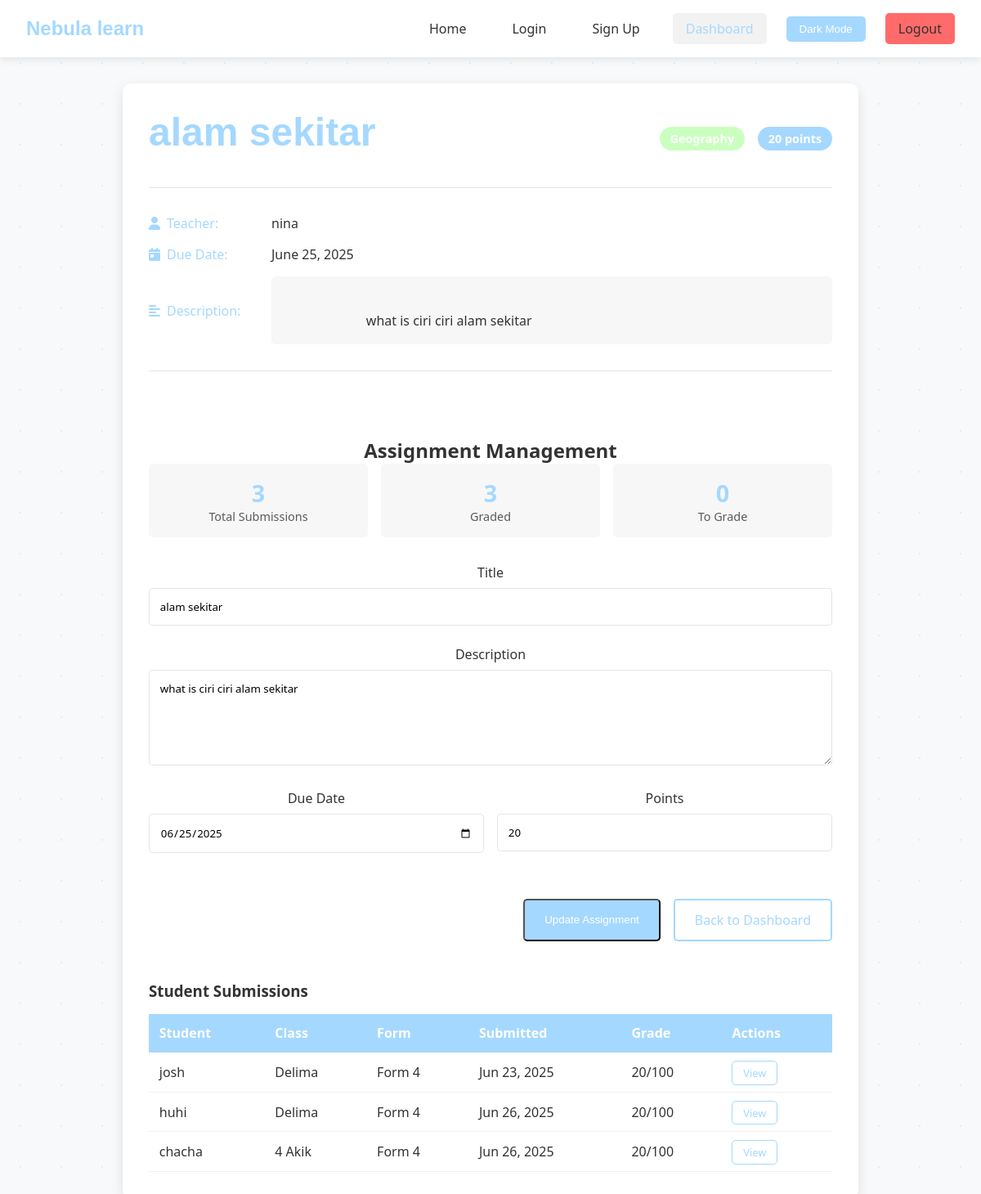
The page /Nebulalearn/assignment.php?id=4 (signed in) on the database its author committed.
### tables this page shows
CREATE TABLE `assignments` (
  `id` int(11) NOT NULL,
  `title` varchar(255) NOT NULL,
  `description` text DEFAULT NULL,
  `subject` varchar(100) NOT NULL,
  `due_date` date NOT NULL,
  `points` int(11) NOT NULL,
  `teacher_id` int(11) NOT NULL,
  `class` varchar(50) DEFAULT NULL,
  `form` varchar(10) DEFAULT NULL,
  `created_at` timestamp NOT NULL DEFAULT current_timestamp()
);

CREATE TABLE `teachers` (
  `id` int(11) NOT NULL,
  `email` varchar(255) NOT NULL,
  `username` varchar(50) NOT NULL,
  `password` varchar(255) NOT NULL,
  `school` varchar(255) NOT NULL,
  `created_at` timestamp NOT NULL DEFAULT current_timestamp()
);

CREATE TABLE `student_assignments` (
  `id` int(11) NOT NULL,
  `student_id` int(11) NOT NULL,
  `assignment_id` int(11) NOT NULL,
  `submission` text DEFAULT NULL,
  `grade` int(11) DEFAULT NULL,
  `submitted_at` timestamp NULL DEFAULT NULL
);

CREATE TABLE `students` (
  `id` int(11) NOT NULL,
  `email` varchar(255) NOT NULL,
  `username` varchar(50) NOT NULL,
  `password` varchar(255) NOT NULL,
  `class` varchar(50) NOT NULL,
  `form` varchar(10) NOT NULL,
  `streak` int(11) DEFAULT 0,
  `last_active_date` date DEFAULT NULL,
  `points` int(11) DEFAULT 0,
  `created_at` timestamp NOT NULL DEFAULT current_timestamp()
);

### Nebulalearn/functions.php (called while the page is built, shortened)
<?php
require_once 'db.php';
function isTeacher() {
    return isset($_SESSION['user_type']) && $_SESSION['user_type'] === 'teacher';
}
function isStudent() {
    return isset($_SESSION['user_type']) && $_SESSION['user_type'] === 'student';
}
function getAssignmentDetails($assignmentId) {
    global $conn;
    $stmt = $conn->prepare("
        SELECT a.*, t.username AS teacher_name
        FROM assignments a
        JOIN teachers t ON a.teacher_id = t.id
        WHERE a.id = ?
    ");
    $stmt->bind_param("i", $assignmentId);
    $stmt->execute();
    $result = $stmt->get_result();
    return $result->fetch_assoc();
}
function getAssignmentSubmissions($assignmentId) {
    global $conn;
    $stmt = $conn->prepare("
        SELECT sa.*, s.username AS student_name, s.class, s.form
        FROM student_assignments sa
        JOIN students s ON sa.student_id = s.id
        WHERE sa.assignment_id = ?
    ");
    $stmt->bind_param("i", $assignmentId);
    $stmt->execute();
    $result = $stmt->get_result();
    return $result->fetch_all(MYSQLI_ASSOC);
}
?>

### Nebulalearn/assignment.php (the view, shortened to what this page needs)
<?php
require_once 'functions.php';
$assignmentId = isset($_GET['id']) ? (int)$_GET['id'] : 0;
$assignment = getAssignmentDetails($assignmentId);
$submission = null;
$submissions = [];
if (isTeacher()) {
    $submissions = getAssignmentSubmissions($assignmentId);
}
?>
<!DOCTYPE html>
<html lang="en">
<head>
    <link rel="stylesheet" href="style.css">
    <link rel="stylesheet" href="https://cdnjs.cloudflare.com/ajax/libs/font-awesome/6.0.0-beta3/css/all.min.css">
</head>
<body>
    <nav class="navbar">
        <div class="logo">Nebula learn</div>
        <div class="nav-links">
            <a href="index.html">Home</a>
            <a href="login.php">Login</a>
            <a href="signup.php">Sign Up</a>
            <a href="<?php echo isTeacher() ? 'admin_dashboard.php' : 'user_dashboard.php'; ?>" class="active">Dashboard</a>
            <button id="theme-toggle">Dark Mode</button>
            <a href="logout.php" class="btn-logout">Logout</a>
        </div>
    </nav>
    <main class="assignment-container">
        <div class="assignment-header">
            <h1><?php echo htmlspecialchars($assignment['title']); ?></h1>
            <div class="assignment-meta">
                <span class="subject-badge"><?php echo htmlspecialchars($assignment['subject']); ?></span>
                <span class="points-badge"><?php echo $assignment['points']; ?> points</span>
            </div>
        </div>
        <div class="assignment-details">
            <div class="detail-row">
                <div class="detail-label"><i class="fas fa-user"></i> Teacher:</div>
                <div class="detail-value"><?php echo htmlspecialchars($assignment['teacher_name']); ?></div>
            </div>
            <div class="detail-row">
                <div class="detail-label"><i class="fas fa-calendar-day"></i> Due Date:</div>
                <div class="detail-value">
                    <?php echo date('F j, Y', strtotime($assignment['due_date'])); ?>
                </div>
            </div>
            <?php if (!empty($assignment['description'])): ?>
                <div class="detail-row">
                    <div class="detail-label"><i class="fas fa-align-left"></i> Description:</div>
                    <div class="detail-value assignment-description">
                        <?php echo nl2br(htmlspecialchars($assignment['description'])); ?>
                    </div>
                </div>
            <?php endif; ?>
        </div>
        <?php if (isStudent()): ?>
            <div class="assignment-submission">
                <h2>Your Submission</h2>
                <?php if ($submission && $submission['grade'] !== null): ?>
                    <div class="grade-display">
                        <h3>Your Grade: <span><?php echo $submission['grade']; ?>/100</span></h3>
                        <?php if ($submission['grade'] >= 80): ?>
                            <p class="feedback excellent">Excellent work! Keep it up!</p>
                        <?php elseif ($submission['grade'] >= 60): ?>
                            <p class="feedback good">Good job! You're on the right track.</p>
                        <?php else: ?>
                            <p class="feedback improve">Review the material and try to improve next time.</p>
                        <?php endif; ?>
                    </div>
                <?php endif; ?>
                <form method="POST" class="submission-form">
                    <div class="form-group">
                        <label for="content">Your Work:</label>
                        <textarea id="content" name="content" rows="10" required><?php
                            echo $submission ? htmlspecialchars($submission['submission']) : '';
                        ?></textarea>
                    </div>
                    <div class="form-actions">
                        <button type="submit" name="submit_assignment" class="btn btn-primary">
                            <?php echo $submission ? 'Update Submission' : 'Submit Assignment'; ?>
                        </button>
                        <a href="user_dashboard.php" class="btn btn-secondary">Back to Dashboard</a>
                    </div>
                </form>
                <?php if ($submission): ?>
                    <div class="submission-meta">
                        <p>
                            <i class="fas fa-clock"></i>
                            Submitted on: <?php echo date('F j, Y \a\t g:i a', strtotime($submission['submitted_at'])); ?>
                        </p>
                    </div>
                <?php endif; ?>
            </div>
        <?php else: ?>
            <div class="assignment-management">
                <div class="teacher-actions">
                    <h2>Assignment Management</h2>
                    <div class="stats-row">
                        <div class="stat-card">
                            <div class="stat-value"><?php echo count($submissions); ?></div>
                            <div class="stat-label">Total Submissions</div>
                        </div>
                        <div class="stat-card">
                            <div class="stat-value">
                                <?php echo count(array_filter($submissions, fn($s) => $s['grade'] !== null)); ?>
                            </div>
                            <div class="stat-label">Graded</div>
                        </div>
                        <div class="stat-card">
                            <div class="stat-value">
                                <?php
                                    $ungraded = count(array_filter($submissions, fn($s) => $s['submitted_at'] && $s['grade'] === null));
                                    echo $ungraded ?: '0';
                                ?>
                            </div>
                            <div class="stat-label">To Grade</div>
                        </div>
                    </div>
                    <form method="POST" class="assignment-edit-form">
                        <div class="form-group">
                            <label for="title">Title</label>
                            <input type="text" id="title" name="title" value="<?php echo htmlspecialchars($assignment['title']); ?>" required>
                        </div>
                        <div class="form-group">
                            <label for="description">Description</label>
                            <textarea id="description" name="description" rows="5"><?php
                                echo htmlspecialchars($assignment['description']);
                            ?></textarea>
                        </div>
                        <div class="form-row">
                            <div class="form-group">
                                <label for="due_date">Due Date</label>
                                <input type="date" id="due_date" name="due_date" value="<?php echo $assignment['due_date']; ?>" required>
                            </div>
                            <div class="form-group">
                                <label for="points">Points</label>
                                <input type="number" id="points" name="points" min="1" max="100" value="<?php echo $assignment['points']; ?>" required>
                            </div>
                        </div>
                        <div class="form-actions">
                            <button type="submit" name="update_assignment" class="btn btn-primary">Update Assignment</button>
                            <a href="admin_dashboard.php" class="btn btn-secondary">Back to Dashboard</a>
                        </div>
                    </form>
                </div>
                <div class="submissions-list">
                    <h3>Student Submissions</h3>
                    <?php if (empty($submissions)): ?>
                        <div class="empty-state">
                            <i class="fas fa-clipboard-list"></i>
                            <p>No submissions yet</p>
                        </div>
                    <?php else: ?>
                        <table class="submissions-table">
                            <thead>
                                <tr>
                                    <th>Student</th>
                                    <th>Class</th>
                                    <th>Form</th>
                                    <th>Submitted</th>
                                    <th>Grade</th>
                                    <th>Actions</th>
                                </tr>
                            </thead>
                            <tbody>
                                <?php foreach ($submissions as $sub): ?>
                                    <tr>
                                        <td><?php echo htmlspecialchars($sub['student_name']); ?></td>
                                        <td><?php echo htmlspecialchars($sub['class']); ?></td>
                                        <td>Form <?php echo htmlspecialchars($sub['form']); ?></td>
                                        <td>
                                            <?php if ($sub['submitted_at']): ?>
                                                <?php echo date('M j, Y', strtotime($sub['submitted_at'])); ?>
                                            <?php else: ?>
                                                <span class="not-submitted">Not submitted</span>
                                            <?php endif; ?>
                                        </td>
                                        <td>
                                            <?php if ($sub['grade'] !== null): ?>
                                                <?php echo $sub['grade']; ?>/100
                                            <?php elseif ($sub['submitted_at']): ?>
                                                <span class="ungraded">Ungraded</span>
                                            <?php else: ?>
                                                -
                                            <?php endif; ?>
                                        </td>
                                        <td>
                                            <?php if ($sub['submitted_at']): ?>
                                                <a href="grade_submission.php?assignment_id=<?php echo $assignmentId; ?>&student_id=<?php echo $sub['student_id']; ?>" class="btn btn-small <?php echo $sub['grade'] !== null ? 'btn-view' : 'btn-grade'; ?>">
                                                    <?php echo $sub['grade'] !== null ? 'View' : 'Grade'; ?>
                                                </a>
                                            <?php else: ?>
                                                <span class="no-action">-</span>
                                            <?php endif; ?>
                                        </td>
                                    </tr>
                                <?php endforeach; ?>
                            </tbody>
                        </table>
                    <?php endif; ?>
                </div>
            </div>
        <?php endif; ?>
    </main>
</body>
</html>

### rows shown on the page
assignments: title "alam sekitar", subject "Geography", points "20", teacher.username "nina", due_date "June 25, 2025", description "what is ciri ciri alam sekitar", due_date "06/25/2025"
student_assignments: student.username "josh", student.class "Delima", student.form "4", submitted_at "Jun 23, 2025", grade "20", shows "View"
student_assignments: student.username "huhi", student.class "Delima", student.form "4", submitted_at "Jun 26, 2025", grade "20", shows "View"
student_assignments: student.username "chacha", student.class "4 Akik", student.form "4", submitted_at "Jun 26, 2025", grade "20", shows "View"

### other values the page prints
count($submissions) "3"
count(array_filter($submissions, fn($s) => $s['grade'] !== null)) "3"
$ungraded ?: '0' "0"
